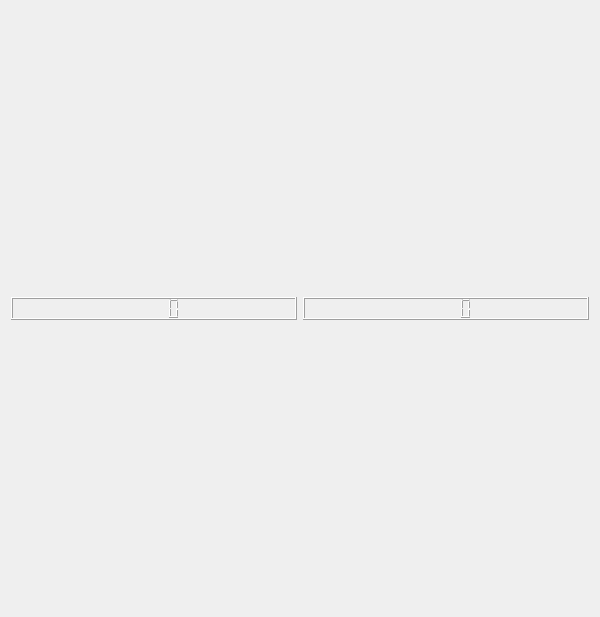
<?xml version="1.0" encoding="UTF-8"?>
<ui version="4.0">
 <class>Miner</class>
 <widget class="QMainWindow" name="Miner">
  <property name="geometry">
   <rect>
    <x>0</x>
    <y>0</y>
    <width>600</width>
    <height>617</height>
   </rect>
  </property>
  <property name="windowTitle">
   <string>Miner</string>
  </property>
  <widget class="QWidget" name="centralWidget">
   <layout class="QGridLayout" name="gridLayout_3">
    <item row="0" column="0">
     <layout class="QGridLayout" name="gridLayout_4">
      <item row="0" column="0">
       <layout class="QHBoxLayout" name="horizontalLayout">
        <property name="sizeConstraint">
         <enum>QLayout::SetMaximumSize</enum>
        </property>
        <item>
         <widget class="QLCDNumber" name="lcdNumber">
          <property name="sizePolicy">
           <sizepolicy hsizetype="Minimum" vsizetype="Fixed">
            <horstretch>0</horstretch>
            <verstretch>0</verstretch>
           </sizepolicy>
          </property>
          <property name="minimumSize">
           <size>
            <width>108</width>
            <height>0</height>
           </size>
          </property>
         </widget>
        </item>
        <item>
         <layout class="QVBoxLayout" name="sunlayout"/>
        </item>
        <item>
         <widget class="QLCDNumber" name="lcdNumber_2">
          <property name="sizePolicy">
           <sizepolicy hsizetype="Minimum" vsizetype="Fixed">
            <horstretch>0</horstretch>
            <verstretch>0</verstretch>
           </sizepolicy>
          </property>
          <property name="minimumSize">
           <size>
            <width>108</width>
            <height>0</height>
           </size>
          </property>
         </widget>
        </item>
       </layout>
      </item>
      <item row="1" column="0">
       <layout class="QGridLayout" name="gridLayout">
        <item row="0" column="0">
         <layout class="QVBoxLayout" name="fieldBox"/>
        </item>
       </layout>
      </item>
     </layout>
    </item>
   </layout>
  </widget>
  <widget class="QMenuBar" name="menuBar">
   <property name="geometry">
    <rect>
     <x>0</x>
     <y>0</y>
     <width>600</width>
     <height>26</height>
    </rect>
   </property>
  </widget>
 </widget>
 <layoutdefault spacing="6" margin="11"/>
 <resources/>
 <connections/>
</ui>
